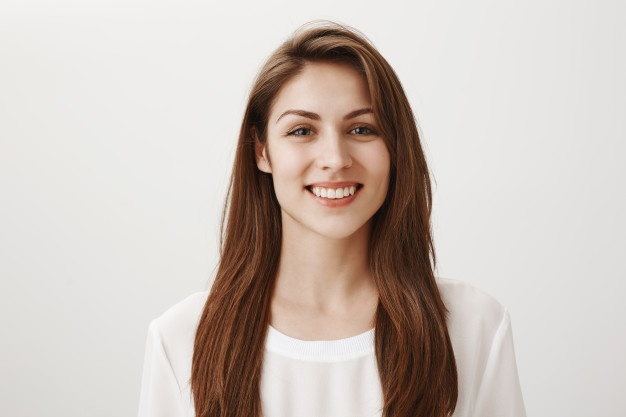
#> input picture smiling-woman.jpg, 626 x 417 px
$ python facemask_detector-i.py
#> lines starting #> are read from the running program, lines starting #| are printed output that depends on the picture; after the words box and inside, x2 and y2 are one past the last pixel; in counts of white or black regions, pixels touching at a corner belong together
# Made by KodeHak

import cv2

# Face, nose, and mouth classifier
face_detector = cv2.CascadeClassifier('haarcascade_frontalface_default.xml')
nose_detector = cv2.CascadeClassifier('Nariz.xml')
mouth_detector = cv2.CascadeClassifier('Mouth.xml')

# Choose an image to detect nose and mouth in
img = cv2.imread('smiling-woman.jpg')
#> img is the input picture: shape (417, 626, 3); mean B, G, R 186, 192.7, 203

# Must convert to grayscale
grayscale_img = cv2.cvtColor(img, cv2.COLOR_RGB2GRAY)
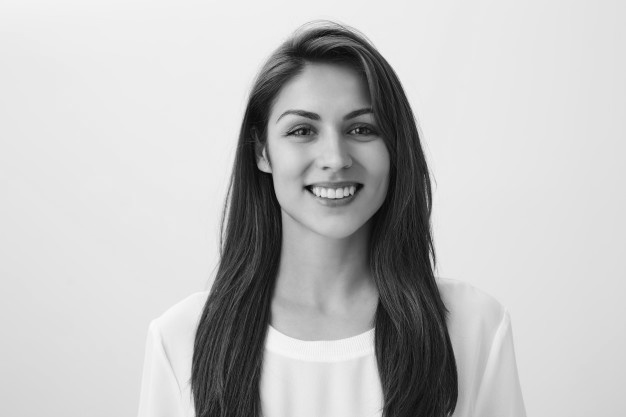
#> grayscale_img: shape (417, 626); min 6, max 250, mean 192.1

# Detect faces
faces = face_detector.detectMultiScale(grayscale_img)
#> faces = [[251, 70, 157, 157]]

# Find the faces
for (x, y, w, h) in faces:
    # Draw rectangle around the faces
    cv2.rectangle(img, (x, y), (x+w, y+h), (100, 200, 50), 4)

    # Get the faces
    the_face = img[y:y + h, x:x + w]
    # Convert to grayscale
    grayscale_face = cv2.cvtColor(the_face, cv2.COLOR_RGB2GRAY)

    # Detect nose
    nose = nose_detector.detectMultiScale(grayscale_face, scaleFactor=1.2, minNeighbors=8)

    # Detect mouth
    mouth = mouth_detector.detectMultiScale(grayscale_face, scaleFactor=1.7, minNeighbors=30)

    # Find nose in faces
    for (x_, y_, w_, h_) in nose:
        # Draw rectangle around nose
        cv2.rectangle(the_face, (x_, y_), (x_ + w_, y_ + h_), (200, 50, 50), 4)

    # Find mouth in faces
    for (x_, y_, w_, h_) in mouth:
        # Draw rectangle around mouth
        cv2.rectangle(the_face, (x_, y_), (x_ + w_, y_ + h_), (50, 50, 200), 4)
#> this loop made 1 pass
#> (x, y, w, h, nose, mouth) on pass 1: (251, 70, 157, 157, [[59, 80, 48, 29]], [[48, 102, 72, 43]])
#> pass 1, `the_face = img[y:y + h, x:x + w]`:
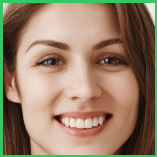
#> the_face: shape (157, 157, 3); mean B, G, R 103.5, 126.5, 149.5
#> pass 1, `grayscale_face = cv2.cvtColor(the_face, cv2.COLOR_RGB2GRAY)`:
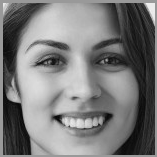
#> grayscale_face: shape (157, 157); min 6, max 241, mean 122.2
#> after the loop:
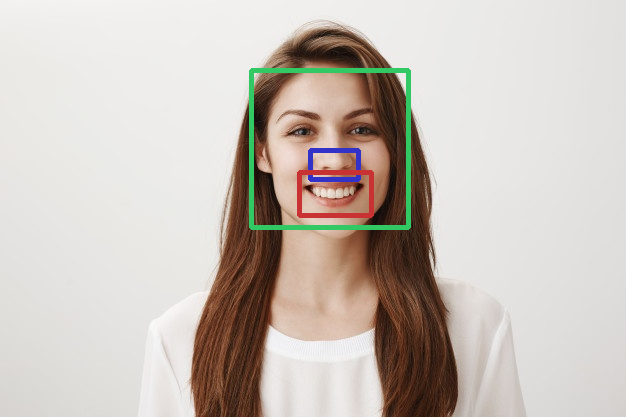
#> img: shape (417, 626, 3); 1.91% of pixels changed, all inside (x1, y1, x2, y2) = (249, 68, 411, 230)
#> after the loop:
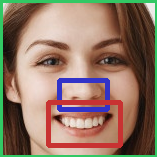
#> the_face: shape (157, 157, 3); 7.49% of pixels changed, all inside (x1, y1, x2, y2) = (46, 78, 123, 148)


# Display the img with faces
cv2.imshow('KodeHak face mask Detector', img)
cv2.waitKey()

# Cleanup
cv2.destroyAllWindows()

print("Code Completed")
